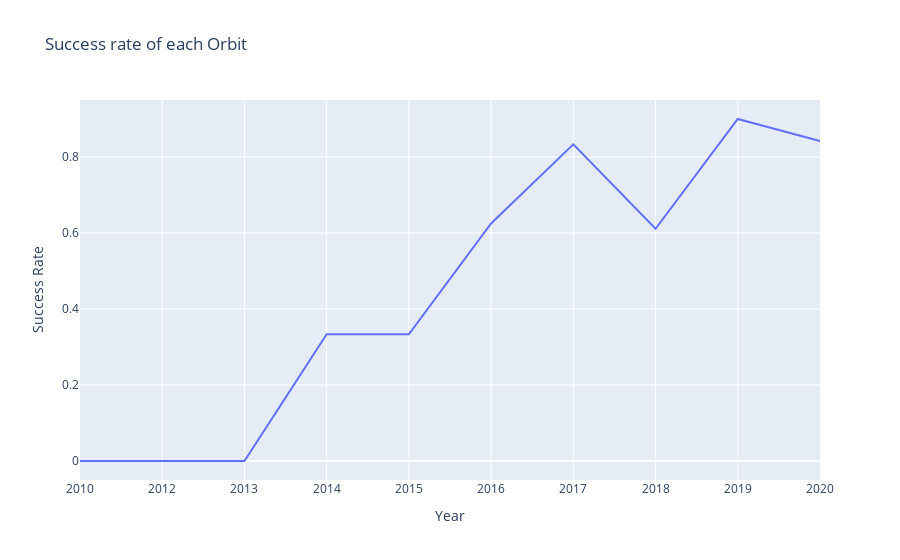

The cell this chart's notebook holds for it:
### Code cell
fig = px.line(line_data, x="Year", y="Class", title='Success rate of each Orbit', labels={'Class':'Success Rate'}) 
fig.show()

### Figure 1 — Plotly figure (JSON) as saved in the notebook; plotly's stock layout.template omitted (floating-point values rounded to 4 significant figures)
{"data": [{"hovertemplate": "Year=%{x}<br>Success Rate=%{y}<extra></extra>", "legendgroup": "", "line": {"color": "#636efa", "dash": "solid"}, "mode": "lines", "name": "", "orientation": "v", "showlegend": false, "type": "scatter", "x": ["2010", "2012", "2013", "2014", "2015", "2016", "2017", "2018", "2019", "2020"], "xaxis": "x", "y": [0, 0, 0, 0.3333, 0.3333, 0.625, 0.8333, 0.6111, 0.9, 0.8421], "yaxis": "y"}], "layout": {"legend": {"tracegroupgap": 0}, "title": {"text": "Success rate of each Orbit"}, "xaxis": {"anchor": "y", "domain": [0, 1], "title": {"text": "Year"}}, "yaxis": {"anchor": "x", "domain": [0, 1], "title": {"text": "Success Rate"}}}}
